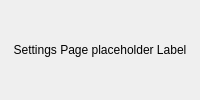
<?xml version="1.0" encoding="UTF-8"?>
<ui version="4.0">
 <class>SettingsPage</class>
    <widget class="QWidget" name="settingspage">
    <layout class="QHBoxLayout" name="eiditpageLayout">
        <item>
            <widget class="QLabel" name="settingspageLabel">
                <property name="text">
                    <string>Settings Page placeholder Label</string>
                </property>
                <property name="alignment">
                    <set>Qt::AlignHCenter | Qt::AlignVCenter</set>
                </property>
            </widget>
        </item>    
    </layout>
    </widget>
</ui>
